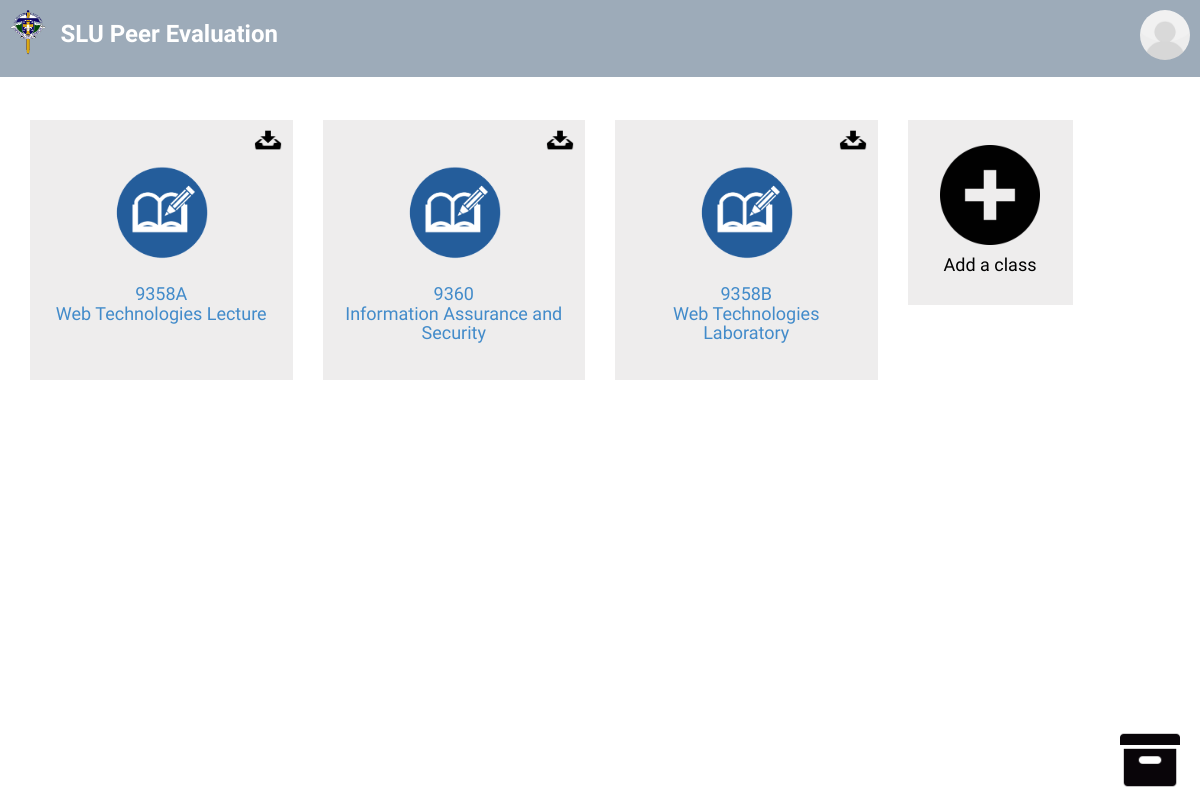
Page /SLUOE/teacherpage.php (signed in) on the committed database.
### tables this page shows
CREATE TABLE `users` (
  `id` int(255) NOT NULL,
  `username` varchar(20) NOT NULL,
  `password` varchar(20) NOT NULL,
  `firstname` varchar(60) NOT NULL,
  `lastname` varchar(60) NOT NULL,
  `identification` enum('student','teacher') NOT NULL,
  `profilepicture` varchar(45) NOT NULL DEFAULT 'default.jpg'
);

CREATE TABLE `user_course` (
  `id` int(11) NOT NULL,
  `courseCode` varchar(45) NOT NULL,
  `groupID` int(11) DEFAULT NULL
);

### SLUOE/teacherpage.php (the view, shortened to what this page needs)
<?php include('connection.php');
?>
<!DOCTYPE html>
<html>
    <head>
        <link rel="stylesheet" href="css/styles.css"/>
        <link rel="stylesheet" href="https://maxcdn.bootstrapcdn.com/font-awesome/4.7.0/css/font-awesome.min.css">
        <link rel="stylesheet" href="assets/css/bootstrap.min.css">
        <link rel="stylesheet" href="assets/css/font-awesome.min.css">
        <link rel="stylesheet" href="assets/css/bootstrap-theme.css" media="screen">
        <link rel="stylesheet" href="assets/css/style.css">
        <link rel='stylesheet' id='camera-css'  href='assets/css/camera.css' type='text/css' media='all'>
    </head>
    <body>
        <div class="wrapper">
            <header>
                <nav style="z-index: 1000; background-color: RGBA(92,115,139, 0.6);">
                    <img src="css/images/slogo.png" style="height: 45px; width: 36px; position: fixed; top: 10px; left: 10px;">
                    <div class="logo">&emsp;SLU Peer Evaluation</div>
                    <div class="menu">
                        <ul>
                            <li style="color: white; font-size: 20px; "><a style="outline: 0;" href="#" onclick="websitenav();">
                                <?php
                                $username = $_SESSION['username'];
                                $query = mysqli_query($conn, "SELECT * FROM users WHERE username = '$username';");
                                while($row = mysqli_fetch_array($query, MYSQLI_ASSOC)) {
                                    $profilepicture = $row['profilepicture'];
                                    echo "<img src='images/profilepictures/$profilepicture' class='navpic' alt='profile picture'>";
                                }
                                ?> </a></li>
                        </ul>
                    </div>
                </nav>
                <div class="container">
                    <div class="row" style="padding-top: 95px;">
                        <?php
                        $user = mysqli_real_escape_string($conn, $_SESSION['username']);
                        $sql = "select * from user_course join users using(id) join course using(courseCode) where users.username ='$user' AND course.status='Active';";
                        $result = mysqli_query($conn, $sql);
                        if (mysqli_num_rows($result) != null) {
                            while($row = mysqli_fetch_assoc($result)) {
                                echo "<div class='col-md-3'><div class='grey-box-icon' style='height: 260px;'> <div class='icon-box-top grey-box-icon-pos'>
								  <form action='archiveclass.php' method='post'>
									<input id='archivebutton' name='sub' type='submit' value=''>
                                    <input type='hidden' name='courseCode' value='".$row['courseCode']."'>
								  </form>
										<br>
									<form action='teacherForm.php' method='get'>
										<img src='assets/images/1.PNG' alt='' style='width: 100px; height: auto;' />
                                    </div><button type='submit' class='btn-link'><div style='position: relative; top: -40px;'><h4>&nbsp; <div> ".$_SESSION["courseCode"].  "<br>" . $_SESSION["courseName"]." <br></h4> </button>
                                    <input type='hidden' name='course' value='".$row['courseCode']."'>
                                    <input type='hidden' name='courseCode' value='".$row['courseCode']."'>
                                    <input type='hidden' name='courseName' value='".$row['courseName']."'>
                                    </form>
						</div>
					</div>";
                            }
                            echo "<a><div class='col-md-2' data-toggle='modal' data-target='#myModal'></a>
                                <div class='grey-box-icon' style='cursor: pointer;'>
                                    <div class='icon-box-top grey-box-icon-pos' style='margin: 0px; padding-top:10px;'>
                                        <img src='assets/images/2.PNG' alt='' style='width: 100px; height: auto;' />
                                    </div>
                                <h4 style='margin: 10px; padding: 0px; color: black;'>Add a class</h4>
						      </div>
					       </div></a>";
                        }
                        ?>
                    </div>
                </div>
            <a href="archivedclasses.php">
                <div class="archivebox"></div>
            </a>
    </body>
</html>

### SLUOE/css/styles.css (style rules this page uses)
* { margin: 0; padding: 0; }
body { font-weight: 700; color: rgba(255, 255, 255, 0.75); }
header { width: 100%; }
.logo { position: fixed; float: left; margin: 17px 36px; color: white; font-weight: bold; font-size: 24px; font-family: 'Quicksand', sans-serif; }
nav { position: fixed; width: 100%; }
nav ul { list-style: none; background: rgba(0, 0, 0, 0); overflow: hidden; color: #fff; padding: 19px; text-align: center; margin: 0; transition: 1s; }
nav ul li { display: inline-block; padding-left: 14px !important; padding-right: 14px !important; font-family: 'Quicksand', sans-serif; color: white; }
nav ul li a { text-decoration: none !important; font-size: 20px; color: #fff !important; padding: 10px; }
.navpic { height: 50px; width: 50px; border-radius: 50%; position: absolute; right: 10px; top: 10px; }
.archivebox { background-image: url("../images/archive.png"); background-size: contain; background-position: 0px 0px; background-repeat: no-repeat; background-color: transparent; height: 60px; width: 60px; position: fixed; right: 20px; bottom: 10px; z-index: 991; }

### SLUOE/assets/css/style.css (style rules this page uses)
body { font-family: 'Lato', sans-serif; font-weight: normal; color: #6E6E6E; }
h1, h2, h3, h4, h5, h6 { font-weight: normal; font-family: 'Oswald', sans-serif; }
a { color:#3d84e6; }
ul, .list.custom-list ul { margin: 0 0 11px; list-style-type: none; padding-left: 10px; }
img { max-width: 100%; }
.menu li { padding: 5px 0px; }
.menu li a { color:#717171; }
.grey-box-icon { background: #EEEDED; padding: 15px 20px 20px 20px; text-align: center; margin-top: 25px; position: relative; }
.grey-box-icon-pos { margin-top: 8px; margin-bottom: 31px; }
.btn-link { border:none; outline:none; background:none; cursor:pointer; padding:0; font-family:inherit; font-size:inherit; }
#archivebutton { background-image: url("archive.png"); background-size: contain; background-position: 0px 0px; background-repeat: no-repeat; background-color: transparent; height: 40px; width: 30px; position: absolute; top: 5px; right: 10px; border: 0px; cursor: pointer; outline: 0; }

### rows in the picture
users: profilepicture (placeholder picture)
user_course: courseCode "9358A", courseName "Web Technologies Lecture"
user_course: courseCode "9360", courseName "Information Assurance and Security"
user_course: courseCode "9358B", courseName "Web Technologies Laboratory"
